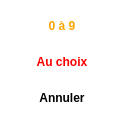
       <widget class="QFrame" name="frmChoixNombres">
        <property name="geometry">
         <rect>
          <x>160</x>
          <y>220</y>
          <width>124</width>
          <height>101</height>
         </rect>
        </property>
        <property name="styleSheet">
         <string notr="true">background-color: #ffffff;
border-radius:5px;</string>
        </property>
        <property name="frameShape">
         <enum>QFrame::StyledPanel</enum>
        </property>
        <property name="frameShadow">
         <enum>QFrame::Raised</enum>
        </property>
        <layout class="QGridLayout" name="gridLayout_5">
         <item row="3" column="0">
          <widget class="AbulEduFlatBoutonV1" name="btnNombresAuChoix">
           <property name="minimumSize">
            <size>
             <width>100</width>
             <height>30</height>
            </size>
           </property>
           <property name="maximumSize">
            <size>
             <width>100</width>
             <height>30</height>
            </size>
           </property>
           <property name="font">
            <font>
             <weight>75</weight>
             <bold>true</bold>
            </font>
           </property>
           <property name="cursor">
            <cursorShape>PointingHandCursor</cursorShape>
           </property>
           <property name="styleSheet">
            <string notr="true">color:red</string>
           </property>
           <property name="text">
            <string>Au choix</string>
           </property>
          </widget>
         </item>
         <item row="1" column="0">
          <widget class="AbulEduFlatBoutonV1" name="btnNombresZeroNeuf">
           <property name="minimumSize">
            <size>
             <width>100</width>
             <height>30</height>
            </size>
           </property>
           <property name="maximumSize">
            <size>
             <width>100</width>
             <height>30</height>
            </size>
           </property>
           <property name="font">
            <font>
             <weight>75</weight>
             <bold>true</bold>
            </font>
           </property>
           <property name="cursor">
            <cursorShape>PointingHandCursor</cursorShape>
           </property>
           <property name="styleSheet">
            <string notr="true">color: orange;</string>
           </property>
           <property name="text">
            <string>0 à 9</string>
           </property>
          </widget>
         </item>
         <item row="4" column="0">
          <widget class="AbulEduFlatBoutonV1" name="btnNombresFermer">
           <property name="minimumSize">
            <size>
             <width>100</width>
             <height>30</height>
            </size>
           </property>
           <property name="maximumSize">
            <size>
             <width>100</width>
             <height>30</height>
            </size>
           </property>
           <property name="font">
            <font>
             <weight>75</weight>
             <bold>true</bold>
            </font>
           </property>
           <property name="cursor">
            <cursorShape>PointingHandCursor</cursorShape>
           </property>
           <property name="styleSheet">
            <string notr="true"/>
           </property>
           <property name="text">
            <string>Annuler</string>
           </property>
          </widget>
         </item>
        </layout>
       </widget>
